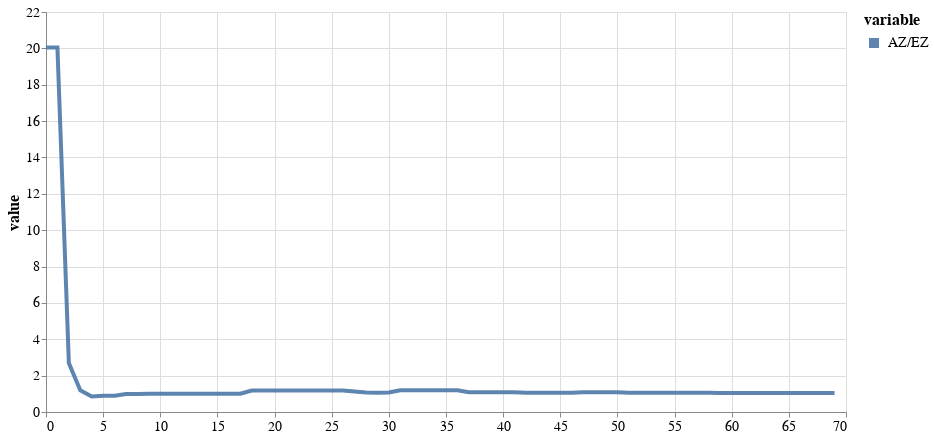

Notebook code for this chart:
### Code cell
model_evidence = get_model_evidence('log/big5_exp//20210726_220229_big5az/')/get_model_evidence('log/big5_exp//20210726_215914_ez/')
bf = pd.DataFrame(model_evidence, columns=['AZ/EZ'])
bf['idx'] = np.arange(bf.shape[0])
# bf['EFA'] = get_model_evidence('log/CL_data/20210726_213814_efa/')
# bf['EFA-C'] = get_model_evidence('log/CL_data/20210726_214548_efa_c/')
plot_bf(bf, 800, 400)

### Figure 1 — Vega-Lite specification as saved in the notebook (floating-point values rounded to 4 significant figures)
{"config": {"view": {"continuousWidth": 400, "continuousHeight": 300}, "axis": {"labelFontSize": 14, "titleFontSize": 16}, "legend": {"labelFontSize": 14, "symbolStrokeWidth": 10, "titleFontSize": 16}}, "data": {"name": "data-0f670eac549c0b0f04c86cfb4afcc1cf"}, "mark": {"type": "line", "opacity": 0.9, "strokeWidth": 4}, "encoding": {"color": {"type": "nominal", "field": "variable"}, "x": {"type": "quantitative", "field": "idx", "title": null}, "y": {"type": "quantitative", "field": "value"}}, "height": 400, "selection": {"selector009": {"type": "interval", "bind": "scales", "encodings": ["x", "y"]}}, "width": 800, "$schema": "https://vega.github.io/schema/vega-lite/v4.8.1.json", "datasets": {"data-0f670eac549c0b0f04c86cfb4afcc1cf": [{"idx": 0, "variable": "AZ/EZ", "value": 20.05}, {"idx": 1, "variable": "AZ/EZ", "value": 20.04}, {"idx": 2, "variable": "AZ/EZ", "value": 2.693}, {"idx": 3, "variable": "AZ/EZ", "value": 1.193}, {"idx": 4, "variable": "AZ/EZ", "value": 0.8522}, {"idx": 5, "variable": "AZ/EZ", "value": 0.8943}, {"idx": 6, "variable": "AZ/EZ", "value": 0.8943}, {"idx": 7, "variable": "AZ/EZ", "value": 0.9922}, {"idx": 8, "variable": "AZ/EZ", "value": 0.9922}, {"idx": 9, "variable": "AZ/EZ", "value": 1.01}, {"idx": 10, "variable": "AZ/EZ", "value": 1.005}, {"idx": 11, "variable": "AZ/EZ", "value": 1.006}, {"idx": 12, "variable": "AZ/EZ", "value": 1.007}, {"idx": 13, "variable": "AZ/EZ", "value": 1.01}, {"idx": 14, "variable": "AZ/EZ", "value": 1.006}, {"idx": 15, "variable": "AZ/EZ", "value": 1.006}, {"idx": 16, "variable": "AZ/EZ", "value": 1.01}, {"idx": 17, "variable": "AZ/EZ", "value": 1.01}, {"idx": 18, "variable": "AZ/EZ", "value": 1.177}, {"idx": 19, "variable": "AZ/EZ", "value": 1.177}, {"idx": 20, "variable": "AZ/EZ", "value": 1.176}, {"idx": 21, "variable": "AZ/EZ", "value": 1.177}, {"idx": 22, "variable": "AZ/EZ", "value": 1.178}, {"idx": 23, "variable": "AZ/EZ", "value": 1.177}, {"idx": 24, "variable": "AZ/EZ", "value": 1.178}, {"idx": 25, "variable": "AZ/EZ", "value": 1.18}, {"idx": 26, "variable": "AZ/EZ", "value": 1.18}, {"idx": 27, "variable": "AZ/EZ", "value": 1.125}, {"idx": 28, "variable": "AZ/EZ", "value": 1.074}, {"idx": 29, "variable": "AZ/EZ", "value": 1.066}, {"idx": 30, "variable": "AZ/EZ", "value": 1.07}, {"idx": 31, "variable": "AZ/EZ", "value": 1.19}, {"idx": 32, "variable": "AZ/EZ", "value": 1.192}, {"idx": 33, "variable": "AZ/EZ", "value": 1.192}, {"idx": 34, "variable": "AZ/EZ", "value": 1.192}, {"idx": 35, "variable": "AZ/EZ", "value": 1.192}, {"idx": 36, "variable": "AZ/EZ", "value": 1.192}, {"idx": 37, "variable": "AZ/EZ", "value": 1.083}, {"idx": 38, "variable": "AZ/EZ", "value": 1.085}, {"idx": 39, "variable": "AZ/EZ", "value": 1.085}, {"idx": 40, "variable": "AZ/EZ", "value": 1.085}, {"idx": 41, "variable": "AZ/EZ", "value": 1.085}, {"idx": 42, "variable": "AZ/EZ", "value": 1.065}, {"idx": 43, "variable": "AZ/EZ", "value": 1.063}, {"idx": 44, "variable": "AZ/EZ", "value": 1.064}, {"idx": 45, "variable": "AZ/EZ", "value": 1.064}, {"idx": 46, "variable": "AZ/EZ", "value": 1.064}, {"idx": 47, "variable": "AZ/EZ", "value": 1.09}, {"idx": 48, "variable": "AZ/EZ", "value": 1.09}, {"idx": 49, "variable": "AZ/EZ", "value": 1.091}, {"idx": 50, "variable": "AZ/EZ", "value": 1.081}, {"idx": 51, "variable": "AZ/EZ", "value": 1.059}, {"idx": 52, "variable": "AZ/EZ", "value": 1.062}, {"idx": 53, "variable": "AZ/EZ", "value": 1.061}, {"idx": 54, "variable": "AZ/EZ", "value": 1.061}, {"idx": 55, "variable": "AZ/EZ", "value": 1.062}, {"idx": 56, "variable": "AZ/EZ", "value": 1.062}, {"idx": 57, "variable": "AZ/EZ", "value": 1.062}, {"idx": 58, "variable": "AZ/EZ", "value": 1.057}, {"idx": 59, "variable": "AZ/EZ", "value": 1.045}, {"idx": 60, "variable": "AZ/EZ", "value": 1.044}, {"idx": 61, "variable": "AZ/EZ", "value": 1.044}, {"idx": 62, "variable": "AZ/EZ", "value": 1.044}, {"idx": 63, "variable": "AZ/EZ", "value": 1.046}, {"idx": 64, "variable": "AZ/EZ", "value": 1.046}, {"idx": 65, "variable": "AZ/EZ", "value": 1.047}, {"idx": 66, "variable": "AZ/EZ", "value": 1.047}, {"idx": 67, "variable": "AZ/EZ", "value": 1.047}, {"idx": 68, "variable": "AZ/EZ", "value": 1.047}, {"idx": 69, "variable": "AZ/EZ", "value": 1.048}]}}
